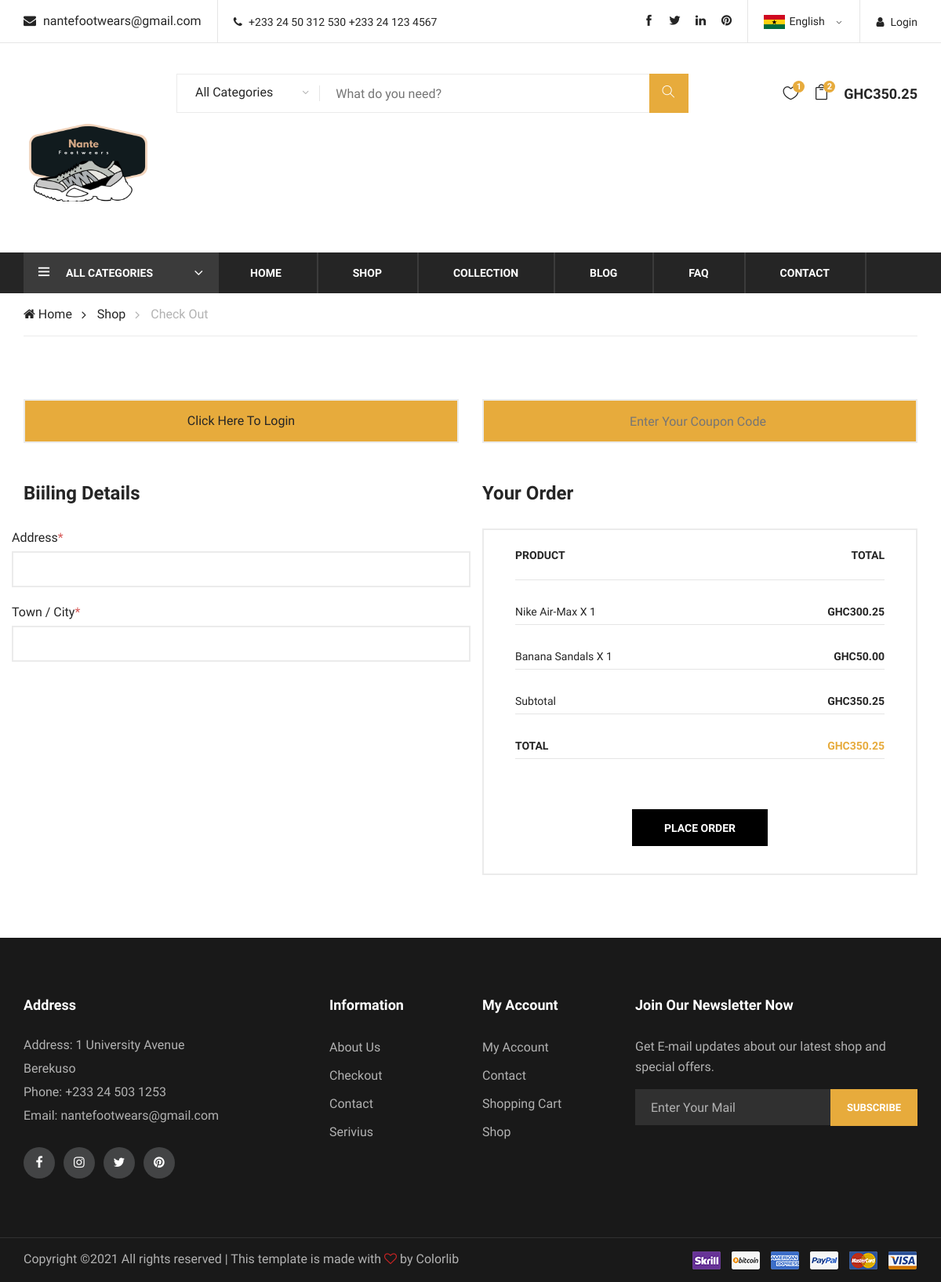
Screenshot of /checkout/ (signed in) with the database file from the repository.
### store/models.py (models this page shows, shortened)
class Order(models.Model):
    customer = models.ForeignKey(Customer, on_delete=models.SET_NULL, blank = True, null = True)
    date_ordered = models.DateTimeField(auto_now_add=True)
    complete = models.BooleanField(default=False, null=True, blank=False)
    transaction_id = models.UUIDField(default=uuid.uuid4, editable=False)
    @property
    def get_cart_total(self):
        orderitems = self.orderitem_set.all()
        total = sum([item.get_total for item in orderitems])
        return total
    @property
    def get_cart_items(self):
        orderitems = self.orderitem_set.all()
        total = sum([item.quantity for item in orderitems])
        return total

class OrderItem(models.Model):
    product = models.ForeignKey(Product, on_delete=models.SET_NULL, blank = True, null = True)
    order = models.ForeignKey(Order, on_delete=models.SET_NULL, blank = True, null = True)
    quantity = models.IntegerField(default=0, null=True, blank=True)
    date_added = models.DateTimeField(auto_now_add=True)
    @property
    def get_total(self):
        total = self.product.price * self.quantity
        return total

class Product(models.Model):
    AGES = (
        ('M', 'Men'),
        ('W', 'Women'),
        ('K', 'Kids')
    )
    name = models.CharField(max_length=200)
    price = models.DecimalField(max_digits=10, decimal_places=2)
    age = models.CharField(max_length=1, choices=AGES)
    category = models.ForeignKey(Categories, on_delete=models.SET_NULL, null=True)
    image = models.ImageField(null=True, blank=True)

### store/views.py (the view)
# urls.py: path('checkout/', views.checkout, name="checkout"),
def checkout(request):
    data = cartData(request)
    cartItems = data['cartItems']
    order = data['order']
    items = data['items']
    context = {'items': items, 'order': order, 'cartItems': cartItems, "pk_public" : settings.PAYSTACK_PUBLIC_KEY}
    return render(request, 'store/checkout.html', context)

### store/utils.py (called while the page is built)
def cartData(request):
    if request.user.is_authenticated:
        customer = request.user.customer
        order, created = Order.objects.get_or_create(customer=customer, complete=False)
        items = order.orderitem_set.all()
        cartItems = order.get_cart_items
    else:
        cookieData = cookieCart(request)
        cartItems = cookieData['cartItems']
        order = cookieData['order']
        items = cookieData['items']
    return {'cartItems': cartItems, 'order': order, 'items': items}

### store/templates/store/checkout.html (shortened to what this page needs)
{% extends 'store/main.html' %}
{% load static %}
{% block menu %}
<ul>
    <li><a href="{% url 'home' %}">Home</a></li>
    <li><a href="{% url 'shop' %}">Shop</a></li>
    <li><a href="#">Collection</a>
    </li>
    <li><a href="{% url 'blog' %}">Blog</a></li>
    <li><a href="{% url 'faq' %}">FAQ</a></li>
    <li><a href="{% url 'contact' %}">Contact</a></li>
</ul>
{% endblock menu %}
{% block content %}
    <div class="breacrumb-section">
        <div class="container">
            <div class="row">
                <div class="col-lg-12">
                    <div class="breadcrumb-text product-more">
                        <a href="./index.html"><i class="fa fa-home"></i> Home</a>
                        <a href="./shop.html">Shop</a>
                        <span>Check Out</span>
                    </div>
                </div>
            </div>
        </div>
    </div>
    <section class="checkout-section spad">
        <div class="container">
            <form id="checkout-form" action="#" class="checkout-form">
                <div class="row">
                    <div class="col-lg-6">
                        <div class="checkout-content">
                            <a href="#" class="content-btn">Click Here To Login</a>
                        </div>
                        <h4>Biiling Details</h4>
                        <div class="row">
                            <div id="address-info" class="row">
                                <div class="col-lg-12">
                                    <label for="street">Address<span>*</span></label>
                                    <input type="text" id="street" class="street-first" name="street" required>
                                </div>
                                <div class="col-lg-12">
                                    <label for="town">Town / City<span>*</span></label>
                                    <input type="text" id="town" name="town" required>
                                </div>
                            </div>
                        </div>
                    </div>
                    <div class="col-lg-6">
                        <div class="checkout-content">
                            <input type="text" placeholder="Enter Your Coupon Code">
                        </div>
                        <div class="place-order">
                            <h4>Your Order</h4>
                            <div class="order-total">
                                <ul class="order-table">
                                    <li>Product <span>Total</span></li>
                                    {% for item in items %}
                                    <li class="fw-normal">{{ item.product.name }} x {{ item.quantity }} <span>GHC{{ item.get_total|floatformat:2 }}</span></li>
                                    {% endfor %}
                                    <li class="fw-normal">Subtotal <span>GHC{{ order.get_cart_total|floatformat:2 }}</span></li>
                                    <li class="total-price">Total <span>GHC{{ order.get_cart_total|floatformat:2 }}</span></li>
                                </ul>
                                <div class="order-btn">
                                    <button id="make-payment" type="submit" class="site-btn place-btn">Place Order</button>
                                </div>
                            </div>
                        </div>
                    </div>
                </div>
            </form>
        </div>
    </section>
{% endblock content%}

### store/templates/store/main.html (shortened to what this page needs)
<!DOCTYPE html>
{% load static %}
<html lang="en">
<head>
    <link rel="stylesheet" href="{% static 'css/bootstrap.min.css' %}" type="text/css">
    <link rel="stylesheet" href="{% static 'css/font-awesome.min.css' %}" type="text/css">
    <link rel="stylesheet" href="{% static 'css/elegant-icons.css' %}" type="text/css">
    <link rel="stylesheet" href="{% static 'css/owl.carousel.min.css' %}" type="text/css">
    <link rel="stylesheet" href="{% static 'css/nice-select.css' %}" type="text/css">
    <link rel="stylesheet" href="{% static 'css/jquery-ui.min.css' %}" type="text/css">
    <link rel="stylesheet" href="{% static 'css/slicknav.min.css' %}" type="text/css">
    <link rel="stylesheet" href="{% static 'css/style.css' %}" type="text/css">
    <link rel="stylesheet" href="{% static 'css/themify-icons.css' %}" type="text/css">
</head>
<body>
     <header class="header-section">
        <div class="header-top">
            <div class="container">
                <div class="ht-left">
                    <div class="mail-service">
                        <i class=" fa fa-envelope"></i>
                        nantefootwears@gmail.com
                    </div>
                    <div class="phone-service">
                        <i class=" fa fa-phone"></i>
                        +233 24 50 312 530
                        +233 24 123 4567
                    </div>
                </div>
                <div class="ht-right">
                    <a href="#" class="login-panel"><i class="fa fa-user"></i>Login</a>
                    <div class="lan-selector">
                    </div>
                    <div class="top-social">
                        <a href="#"><i class="ti-facebook"></i></a>
                        <a href="#"><i class="ti-twitter-alt"></i></a>
                        <a href="#"><i class="ti-linkedin"></i></a>
                        <a href="#"><i class="ti-pinterest-alt"></i></a>
                    </div>
                </div>
            </div>
        </div>
        <div class="container">
            <div class="inner-header">
                <div class="row">
                    <div class="col-lg-2 col-md-2">
                        <div class="logo">
                            <a href="{% url 'home' %}">
                                <img src="{% static 'img/nante-ico.png' %}" alt="">
                            </a>
                        </div>
                    </div>
                    <div class="col-lg-7 col-md-7">
                        <div class="advanced-search">
                            <button type="button" class="category-btn">All Categories</button>
                            <div class="input-group">
                                <input type="text" placeholder="What do you need?">
                                <button type="button"><i class="ti-search"></i></button>
                            </div>
                        </div>
                    </div>
                    <div class="col-lg-3 text-right col-md-3">
                        <ul class="nav-right">
                            <li class="heart-icon">
                                <a href="#">
                                    <i class="icon_heart_alt"></i>
                                    <span>1</span>
                                </a>
                            </li>
                            <li class="cart-icon">
                                <a href="{% url 'cart' %}">
                                    <i class="icon_bag_alt"></i>
                                    <span>{{ cartItems }}</span>
                                </a>
                            </li>
                            <li class="cart-price"><span>GHC</span>{{ order.get_cart_total|floatformat:2 }}</li>
                        </ul>
                    </div>
                </div>
            </div>
        </div>
        <div class="nav-item">
            <div class="container">
                <div class="nav-depart">
                    <div class="depart-btn">
                        <i class="ti-menu"></i>
                        <span>All Categories</span>
                    </div>
                </div>
                <nav class="nav-menu mobile-menu">
                    {% block menu %}{% endblock menu %}
                </nav>
            </div>
        </div>
    </header>
    {% block content %}
    {% endblock content %}
    <footer class="footer-section">
        <div class="container">
            <div class="row">
                <div class="col-lg-3">
                    <div class="footer-left footer-widget">
                        <h5>Address</h5>
                        <ul>
                            <li>Address: 1 University Avenue Berekuso</li>
                            <li>Phone: +233 24 503 1253</li>
                            <li>Email: nantefootwears@gmail.com</li>
                        </ul>
                        <div class="footer-social">
                            <a href="#"><i class="fa fa-facebook"></i></a>
                            <a href="#"><i class="fa fa-instagram"></i></a>
                            <a href="#"><i class="fa fa-twitter"></i></a>
                            <a href="#"><i class="fa fa-pinterest"></i></a>
                        </div>
                    </div>
                </div>
                <div class="col-lg-2 offset-lg-1">
                    <div class="footer-widget">
                        <h5>Information</h5>
                        <ul>
                            <li><a href="#">About Us</a></li>
                            <li><a href="#">Checkout</a></li>
                            <li><a href="#">Contact</a></li>
                            <li><a href="#">Serivius</a></li>
                        </ul>
                    </div>
                </div>
                <div class="col-lg-2">
                    <div class="footer-widget">
                        <h5>My Account</h5>
                        <ul>
                            <li><a href="#">My Account</a></li>
                            <li><a href="#">Contact</a></li>
                            <li><a href="#">Shopping Cart</a></li>
                            <li><a href="#">Shop</a></li>
                        </ul>
                    </div>
                </div>
                <div class="col-lg-4">
                    <div class="newslatter-item">
                        <h5>Join Our Newsletter Now</h5>
                        <p>Get E-mail updates about our latest shop and special offers.</p>
                        <form action="#" class="subscribe-form">
                            <input type="text" placeholder="Enter Your Mail">
                            <button type="button">Subscribe</button>
                        </form>
                    </div>
                </div>
            </div>
        </div>
        <div class="copyright-reserved">
            <div class="container">
                <div class="row">
                    <div class="col-lg-12">
                        <div class="copyright-text">
                            Copyright &copy;<script>document.write(new Date().getFullYear());</script> All rights reserved | This template is made with <i class="fa fa-heart-o" aria-hidden="true"></i> by <a href="https://colorlib.com" target="_blank">Colorlib</a>
                        </div>
                        <div class="payment-pic">
                            <img src="{% static 'img/payment-method.png' %}" alt="">
                        </div>
                    </div>
                </div>
            </div>
        </div>
    </footer>
</body>
</html>

### rows the page displays
Order: get_cart_total "350.25"
OrderItem: product.name "Nike Air-Max", quantity "1", get_total "300.25"
OrderItem: product.name "Banana Sandals", quantity "1", get_total "50.00"

### other values shown
{{ cartItems }} "2"
